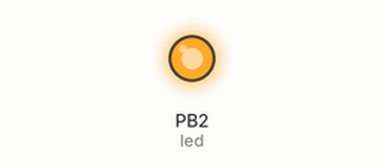
The program below on a simulated ATmega328P, built with avr-gcc and emulated at 16 MHz. Shown: output pins drawn as LEDs (lit = HIGH).

Above: at 0.1 s.
Timing chart, 0 to 1.6 s (numbered marks = the images above):
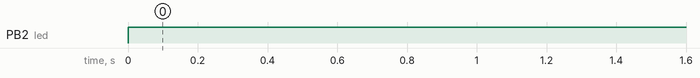

The program:

main.c
```c
/*
 * Task3 part1.c
 *
 * Created: 5/11/2019 10:12:17 PM
 * Author : user11
 */

//Task 3 Part1
#define F_CPU 16000000UL
#include <avr/io.h>
#include <util/delay.h>
#include <avr/interrupt.h>
int main(void)
{
	DDRB |= (1<<2); //sets pb2 as an output
	PORTB |= (1<<2); //sets for pb2 led
	TCNT0 = 0;
	TCCR0A = (1<<WGM01); //CTC mode
	TCCR0B = (1<<CS00) | (1 << CS02); //sets prescaler to 2014
	TIMSK0 |= (1<<OCIE0A); //sets interrupt compare match
	sei(); //enables global interrupt
	while(1)
	{
	}
}
ISR(TIMER0_COMPA_vect)
{
	uint8_t OVFCount = 0;
	while(1)
	{
		while((TIFR0 & 0x01) == 0); //while flag is 0
		TCNT0 = 0x1D; //starts the count for TCNT0
		TIFR0 = 0x01; //resets the overflow flag
		//OVFCount++;
		if(OVFCount == 19 ) //overflow counter counts up to this
		{
			PORTB ^= (1<<2); //turns led off
		}
		else if(OVFCount == 49) //overflow counter counts up to this
		{
			PORTB ^= (1<<2); //keeps the led on
			OVFCount = 0; //resets the overflow count
		}
		OVFCount++; //increment overflow count
	}
}
```

Measured:
- by itself, PB2 (led): LOW → HIGH at 0.00 s
